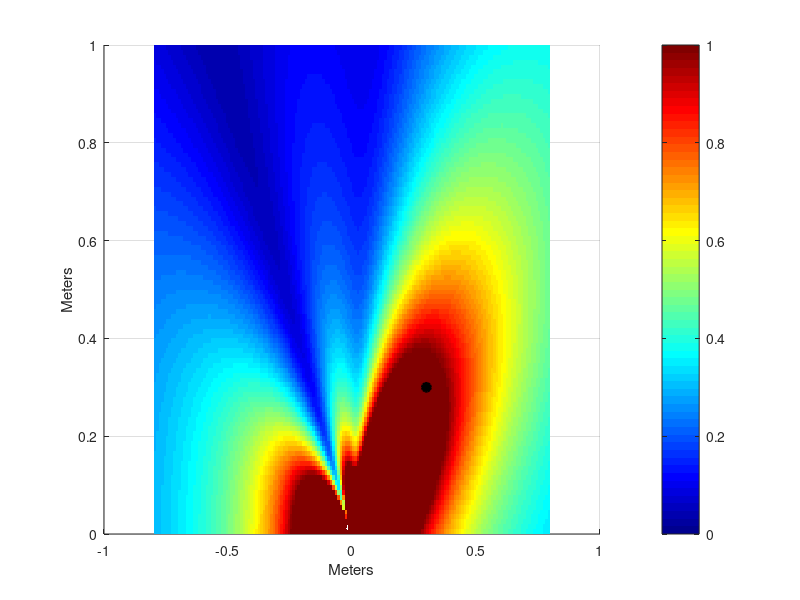

MATLAB code to generate this figure:
%% Brightness Problem
clc
clear
it = 1;

for f = 100:100:10000


% f = 1000;            % Single frequency
omega = 2*pi*f;      % Angular frequency 
c = 344;             % Speed of sound
lambda = c./f;       % Wavelength
rho = 1.225;         % Density of air
k = 2*pi./lambda;    % Wave number
Jo = (.8*5e-5)^2;      % square modulus volume Velocity Contraint

delta = .01;
rx = -.8:delta:.8;                 % x
ry = 0:delta:1;                  % y
[X, Y] = meshgrid(rx,ry);        % Meshgrid from rx and ry
b = [.3,.3];
row = find(abs(10000000000*(rx-b(1)))<1);
col = find(abs(10000000000*(ry-b(2)))<1);

% Source positions in meters
Cs = [.005 0;
      -.005 0;
      .02 -.01;
      -.02 -.01];  
  
l = size(Cs,1);                  % Amount of Control Sources
MeshZ = cell(l,1);
green = cell(l,1);
p = zeros(length(ry),length(rx));
for i = 1:l
    MeshZ{i} = sqrt((X-Cs(i,1)).^2 + (Y-Cs(i,2)).^2);
    green{i} = 1j*omega*rho*exp(-1i*k.*MeshZ{i})./(4*pi*MeshZ{i});
    Gb(i) = green{i}(col,row);
end

lambda = Gb*Gb';
q = sqrt(Jo/lambda)*Gb';

for i = 1:l
    p = p + green{i}.*q(i);
end

surf(rx,ry,(abs(p)),'edgecolor', 'none')
colormap('jet')
caxis([0 1])
view(0,90)
colorbar
xlabel('Meters'),ylabel('Meters')
hold on
scatter3(b(1),b(2),10,'o','linewidth',2,'MarkerFaceColor','k','MarkerEdgeColor','k')
hold off
q1(:,it) = q;
it = it+1;
pause(.1)

end
